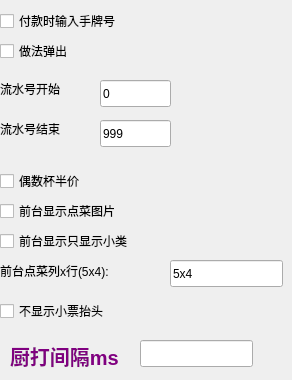
       <widget class="QWidget" name="stackedWidgetPage7">
        <widget class="QLabel" name="label_453">
         <property name="geometry">
          <rect>
           <x>0</x>
           <y>80</y>
           <width>81</width>
           <height>17</height>
          </rect>
         </property>
         <property name="text">
          <string>流水号开始</string>
         </property>
        </widget>
        <widget class="QLabel" name="label_454">
         <property name="geometry">
          <rect>
           <x>0</x>
           <y>120</y>
           <width>111</width>
           <height>17</height>
          </rect>
         </property>
         <property name="text">
          <string>流水号结束</string>
         </property>
        </widget>
        <widget class="QCheckBox" name="checkBox_250">
         <property name="geometry">
          <rect>
           <x>0</x>
           <y>10</y>
           <width>161</width>
           <height>22</height>
          </rect>
         </property>
         <property name="text">
          <string>付款时输入手牌号</string>
         </property>
        </widget>
        <widget class="QCheckBox" name="checkBox_251">
         <property name="geometry">
          <rect>
           <x>0</x>
           <y>40</y>
           <width>151</width>
           <height>22</height>
          </rect>
         </property>
         <property name="text">
          <string>做法弹出</string>
         </property>
        </widget>
        <widget class="QCheckBox" name="checkBox_252">
         <property name="geometry">
          <rect>
           <x>0</x>
           <y>170</y>
           <width>181</width>
           <height>22</height>
          </rect>
         </property>
         <property name="text">
          <string>偶数杯半价</string>
         </property>
        </widget>
        <widget class="QLineEdit" name="lineEdit_8">
         <property name="enabled">
          <bool>true</bool>
         </property>
         <property name="geometry">
          <rect>
           <x>100</x>
           <y>80</y>
           <width>71</width>
           <height>27</height>
          </rect>
         </property>
         <property name="text">
          <string>0</string>
         </property>
         <property name="maxLength">
          <number>3</number>
         </property>
        </widget>
        <widget class="QLineEdit" name="lineEdit_37">
         <property name="geometry">
          <rect>
           <x>100</x>
           <y>120</y>
           <width>71</width>
           <height>27</height>
          </rect>
         </property>
         <property name="text">
          <string>999</string>
         </property>
         <property name="maxLength">
          <number>3</number>
         </property>
        </widget>
        <widget class="QCheckBox" name="checkBox_253">
         <property name="geometry">
          <rect>
           <x>0</x>
           <y>200</y>
           <width>181</width>
           <height>22</height>
          </rect>
         </property>
         <property name="text">
          <string>前台显示点菜图片</string>
         </property>
        </widget>
        <widget class="QCheckBox" name="checkBox_254">
         <property name="geometry">
          <rect>
           <x>0</x>
           <y>300</y>
           <width>181</width>
           <height>22</height>
          </rect>
         </property>
         <property name="text">
          <string>不显示小票抬头</string>
         </property>
        </widget>
        <widget class="QLabel" name="label_37">
         <property name="geometry">
          <rect>
           <x>10</x>
           <y>340</y>
           <width>121</width>
           <height>31</height>
          </rect>
         </property>
         <property name="styleSheet">
          <string notr="true">color:purple;
font:bold 15pt;</string>
         </property>
         <property name="text">
          <string>厨打间隔ms</string>
         </property>
        </widget>
        <widget class="QLineEdit" name="lineEdit_7">
         <property name="geometry">
          <rect>
           <x>140</x>
           <y>340</y>
           <width>113</width>
           <height>27</height>
          </rect>
         </property>
        </widget>
        <widget class="QLabel" name="label_38">
         <property name="geometry">
          <rect>
           <x>0</x>
           <y>260</y>
           <width>171</width>
           <height>21</height>
          </rect>
         </property>
         <property name="text">
          <string>前台点菜列x行(5x4):</string>
         </property>
        </widget>
        <widget class="QLineEdit" name="lineEdit_21">
         <property name="geometry">
          <rect>
           <x>170</x>
           <y>260</y>
           <width>113</width>
           <height>27</height>
          </rect>
         </property>
         <property name="text">
          <string>5x4</string>
         </property>
        </widget>
        <widget class="QCheckBox" name="checkBox_255">
         <property name="geometry">
          <rect>
           <x>0</x>
           <y>230</y>
           <width>181</width>
           <height>22</height>
          </rect>
         </property>
         <property name="text">
          <string>前台显示只显示小类</string>
         </property>
        </widget>
       </widget>
